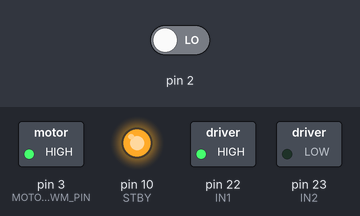
Bench run of a program on a simulated Arduino Mega 2560, built with avr-gcc and run on an emulated ATmega2560. Shown: switched loads named in the program (green lamp = pin HIGH), output pins drawn as LEDs (lit = HIGH). Inputs (shaded band) come from the test bench; at power-on: pin 2 LOW. What the program prints to the serial monitor is not drawn.

Above: at 0.4 s.
Timing chart, 0 to 1.9 s (numbered marks = the images above):
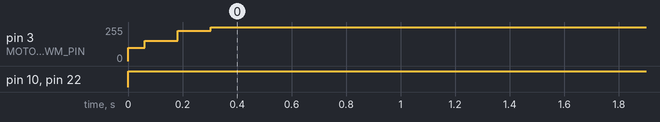

The program:

main.cpp
```cpp
#include "Motor.h"
#include "PID.h"
// #include <Servo.h>

//Define Variables we'll be connecting to
float Setpoint, Input, Output;
volatile uint32_t Encoder_pluse1, Encoder_pluse2, Encoder_pluse3, Encoder_pluse4;
//Specify the links and initial tuning parameters
float Kp = 25.04, Ki = 255.00, Kd = 0.01;
PID myPID(&Input, &Output, &Setpoint, Kp, Ki, Kd, DIRECT);
Encoder_Motor myMotor(1, 2, 0);
void Encoder1_Code(){Encoder_pluse1++;};


void setup()
{
  Serial.begin(9600);
  myMotor.SetSpeed(100);
  //Motor.Get_Rad();
  //turn the PID on
  myPID.SetMode(AUTOMATIC);
  //attachInterrupt(digitalPinToInterrupt(2), Encoder1_Code, CHANGE);
  myMotor.init(Encoder1_Code);
}


void loop()
{
  unsigned int i = 0;
  myMotor.Run(FORWORD);
  while(i < 50){
    Setpoint = 3.0;
    delay(50);
    Input = myMotor.GetRad(Encoder_pluse1);
    myPID.Compute();
    myMotor.SetSpeed(Output);
    // Serial.println(Input);
    i++;
  }
  i = 0;
  while(i < 50){
    Setpoint = 3.0;
    delay(50);
    Input = myMotor.GetRad(Encoder_pluse1);
    myPID.Compute();
    myMotor.SetSpeed(Output);
    // Serial.println(Input);
    i++;
  }
}
```

Motor.cpp
```cpp
// (licence header left out)
#include "Motor.h"


/***************************************************
*说明：Motor的构造函数, 使用预制电机
*参数：电机号
*返回值：无
*注释：电机引脚号定义在Motor.h文件中
*作者：最帅的张博闻
*copyright:张博闻产业有限公司
***************************************************/
Motor::Motor(uint8_t no){
	//预设电机
    if (no == 1){
        IN1 = MOTOR_1_IN1;
        IN2 = MOTOR_1_IN2;
        PWM_PIN = MOTOR_1_PWM_PIN;
    }
    else if (no == 2){
        IN1 = MOTOR_2_IN1;
        IN2 = MOTOR_2_IN2;
        PWM_PIN = MOTOR_2_PWM_PIN;
    }
	//定义引脚
	pinMode(STBY, OUTPUT);
	pinMode(PWM_PIN, OUTPUT);
	pinMode(IN1, OUTPUT);
	pinMode(IN2, OUTPUT);
}


/***************************************************
*说明：Motor的构造函数, 自定义引脚
*参数：in1， in2 ，PWM引脚
*返回值：无
*作者：最帅的张博闻
*copyright:张博闻产业有限公司
***************************************************/
Motor::Motor(uint8_t in1, uint8_t in2, uint8_t pwm_pin){
	//自己构造电机
    IN1 = in1;
    IN2 = in2;
    PWM_PIN = pwm_pin;
	//定义引脚
	pinMode(STBY, OUTPUT);
	pinMode(PWM_PIN, OUTPUT);
	pinMode(IN1, OUTPUT);
	pinMode(IN2, OUTPUT);
}


/***************************************************
*说明：设定电机转速
*参数：PWM波(0~255)
*返回值：无
*作者：最帅的张博闻
*copyright:张博闻产业有限公司
***************************************************/
void Motor::SetSpeed(uint8_t speed){
    analogWrite(PWM_PIN, speed);
}


/***************************************************
*说明：让电机转动，应该先调用SetSpeed函数
*参数：FORWORD或BACKWORD
*返回值：无
*作者：最帅的张博闻
*copyright:张博闻产业有限公司
***************************************************/
void Motor::Run(bool direction){
    if (direction == FORWORD){
      	digitalWrite(STBY, HIGH);
        digitalWrite(IN1, HIGH);
        digitalWrite(IN2, LOW);
    }
    else if (direction == BACKWORD){
      	digitalWrite(STBY, HIGH);
        digitalWrite(IN1, LOW);
        digitalWrite(IN2, HIGH);
    }
}


/***************************************************
*说明：编码电机的构造函数，使用预设电机
*参数：预设电机号， AM相引脚, BM相引脚
*返回值：无
*作者：最帅的张博闻
*copyright:张博闻产业有限公司
***************************************************/
Encoder_Motor::Encoder_Motor(uint8_t no, uint8_t am, uint8_t bm):Motor(no){
	AM = am;
	BM = bm;
	pinMode(AM, INPUT);
	pinMode(BM, INPUT);
}


/***************************************************
*说明：编码电机的构造函数, 自定义电机引脚
*参数：in1, in2 , PWM引脚， AM相引脚， BM相引脚
*返回值：无
*作者：最帅的张博闻
*copyright:张博闻产业有限公司
***************************************************/
Encoder_Motor::Encoder_Motor(uint8_t in1, uint8_t in2, uint8_t pwm_pin, uint8_t am, uint8_t bm):Motor(in1, in2, pwm_pin){
	AM = am;
	BM = bm;
	pinMode(AM, INPUT);
	pinMode(BM, INPUT);
	//attachPinChangeInterrupt(digitalPinToInterrupt(2), *(FuncPtr)(&Encoder_Motor::Code), CHANGE);
}


/***************************************************
*说明：用来初始化计数程序, 注意中断引脚默认用AM，想改成BM
*	  的话，过来改！！！
*参数：外部定义的初始化函数（静态函数)
*返回值：无
*作者：最帅的张博闻
*copyright:张博闻产业有限公司
***************************************************/
void Encoder_Motor::init(FuncPtr Encoder_func){
	attachInterrupt(digitalPinToInterrupt(AM), Encoder_func, CHANGE);
}


/***************************************************
*说明：获取当前电机转速
*参数：电机脉冲数
*返回值：电机转速
*作者：最帅的张博闻
*copyright:张博闻产业有限公司
***************************************************/
float Encoder_Motor::GetRad(volatile uint32_t &count){
	count = 0;
	// new_time = millis();
	// times = new_time - old_time;
	// // Serial.println(count);
	delay(10);
	n = count*100.00/1040.00;
	count = 0;
	old_time = millis();
	Serial.println(n);
	return n;
}
```

Motor.h
```cpp
#ifndef _MOVE__H
#define _MOVE__H


#include <Arduino.h>
#include <math.h>
//#include "PinChangeInt.h"


#define STBY  10
#define FORWORD 0
#define BACKWORD 1
#define MOTOR_1_IN1 22
#define MOTOR_1_IN2 23
#define MOTOR_1_PWM_PIN 3
#define MOTOR_2_IN1 11
#define MOTOR_2_IN2 12
#define MOTOR_2_PWM_PIN 5


//自定义类型, 用来表示小车的姿态
//Avertence是偏移的意思，曾潇说的就是你，别查词典了，这个是考研高频词
enum Posture{Straight, LeftAvertence, RightAvertence};
typedef void (*FuncPtr)(void);


/**
 * 说明：Motor类
 * 成员函数：SetSpeed() 设置电机速度，Run()电机运行
 * 作者：最帅的张博闻
 * Copyright:张博闻产业有限公司
 */
class Motor
{
private:
    uint8_t IN1,IN2,PWM_PIN;
public:
    Motor(uint8_t no);
    Motor(uint8_t in1, uint8_t in2, uint8_t pwm_pin);
    void SetSpeed(uint8_t speed);
    void Run(bool direction);
    //~Motor();
};


/**
 * 说明：编码电机类
 * 成员函数：init()函数:其他地方定义中断函数，用init初始化
 *         GetRad()函数:用来获取电机单位时间里的转速
 * 作者：最帅的张博闻
 * Copyright:张博闻产业有限公司
 */
class Encoder_Motor:public Motor{
private:
  uint8_t AM,BM;
  uint32_t old_time = 0;
  uint32_t new_time;
  uint32_t times; //时间变量
  float n; // 用来存储转速的变量
//   FuncPtr func = NULL;
public:
  Encoder_Motor(uint8_t no, uint8_t am, uint8_t bm = 0);
  Encoder_Motor(uint8_t in1, uint8_t in2, uint8_t pwm_pin, uint8_t am, uint8_t bm = 0);
  void init(FuncPtr Encoder_func);
  float GetRad(volatile uint32_t &count);//获取转速
};


#endif //!_MOVE__H
```

PID.cpp
```cpp
// (licence header left out)
#include "PID.h"
#include "Arduino.h"


/*Constructor (...)*********************************************************
 *    The parameters specified here are those for for which we can't set up
 *    reliable defaults, so we need to have the user set them.
 ***************************************************************************/
PID::PID(float* Input, float* Output, float* Setpoint,
        float Kp, float Ki, float Kd, int POn, int ControllerDirection)
{
    myOutput = Output;
    myInput = Input;
    mySetpoint = Setpoint;
    inAuto = false;

    PID::SetOutputLimits(0, 255);				//default output limit corresponds to
												//the arduino pwm limits

    SampleTime = 100;							//default Controller Sample Time is 0.1 seconds

    PID::SetControllerDirection(ControllerDirection);
    PID::SetTunings(Kp, Ki, Kd, POn);

    lastTime = millis()-SampleTime;
}

/*Constructor (...)*********************************************************
 *    To allow backwards compatability for v1.1, or for people that just want
 *    to use Proportional on Error without explicitly saying so
 ***************************************************************************/

PID::PID(float* Input, float* Output, float* Setpoint,
        float Kp, float Ki, float Kd, int ControllerDirection)
    :PID::PID(Input, Output, Setpoint, Kp, Ki, Kd, P_ON_E, ControllerDirection)
{

}


/* Compute() **********************************************************************
 *     This, as they say, is where the magic happens.  this function should be called
 *   every time "void loop()" executes.  the function will decide for itself whether a new
 *   pid Output needs to be computed.  returns true when the output is computed,
 *   false when nothing has been done.
 **********************************************************************************/
bool PID::Compute()
{
   if(!inAuto) return false;
   unsigned long now = millis();
   unsigned long timeChange = (now - lastTime);
   if(timeChange>=SampleTime)
   {
      /*Compute all the working error variables*/
      float input = *myInput;
      float error = *mySetpoint - input;
      float dInput = (input - lastInput);
      outputSum+= (ki * error);

      /*Add Proportional on Measurement, if P_ON_M is specified*/
      if(!pOnE) outputSum-= kp * dInput;

      if(outputSum > outMax) outputSum= outMax;
      else if(outputSum < outMin) outputSum= outMin;

      /*Add Proportional on Error, if P_ON_E is specified*/
	   float output;
      if(pOnE) output = kp * error;
      else output = 0;

      /*Compute Rest of PID Output*/
      output += outputSum - kd * dInput;

	    if(output > outMax) output = outMax;
      else if(output < outMin) output = outMin;
	    *myOutput = output;

      /*Remember some variables for next time*/
      lastInput = input;
      lastTime = now;
	    return true;
   }
   else return false;
}

/* SetTunings(...)*************************************************************
 * This function allows the controller's dynamic performance to be adjusted.
 * it's called automatically from the constructor, but tunings can also
 * be adjusted on the fly during normal operation
 ******************************************************************************/
void PID::SetTunings(float Kp, float Ki, float Kd, int POn)
{
   if (Kp<0 || Ki<0 || Kd<0) return;

   pOn = POn;
   pOnE = POn == P_ON_E;

   dispKp = Kp; dispKi = Ki; dispKd = Kd;

   float SampleTimeInSec = ((float)SampleTime)/1000;
   kp = Kp;
   ki = Ki * SampleTimeInSec;
   kd = Kd / SampleTimeInSec;

  if(controllerDirection ==REVERSE)
   {
      kp = (0 - kp);
      ki = (0 - ki);
      kd = (0 - kd);
   }
}

/* SetTunings(...)*************************************************************
 * Set Tunings using the last-rembered POn setting
 ******************************************************************************/
void PID::SetTunings(float Kp, float Ki, float Kd){
    SetTunings(Kp, Ki, Kd, pOn);
}

/* SetSampleTime(...) *********************************************************
 * sets the period, in Milliseconds, at which the calculation is performed
 ******************************************************************************/
void PID::SetSampleTime(int NewSampleTime)
{
   if (NewSampleTime > 0)
   {
      float ratio  = (float)NewSampleTime
                      / (float)SampleTime;
      ki *= ratio;
      kd /= ratio;
      SampleTime = (unsigned long)NewSampleTime;
   }
}

/* SetOutputLimits(...)****************************************************
 *     This function will be used far more often than SetInputLimits.  while
 *  the input to the controller will generally be in the 0-1023 range (which is
 *  the default already,)  the output will be a little different.  maybe they'll
 *  be doing a time window and will need 0-8000 or something.  or maybe they'll
 *  want to clamp it from 0-125.  who knows.  at any rate, that can all be done
 *  here.
 **************************************************************************/
void PID::SetOutputLimits(float Min, float Max)
{
   if(Min >= Max) return;
   outMin = Min;
   outMax = Max;

   if(inAuto)
   {
	   if(*myOutput > outMax) *myOutput = outMax;
	   else if(*myOutput < outMin) *myOutput = outMin;

	   if(outputSum > outMax) outputSum= outMax;
	   else if(outputSum < outMin) outputSum= outMin;
   }
}

/* SetMode(...)****************************************************************
 * Allows the controller Mode to be set to manual (0) or Automatic (non-zero)
 * when the transition from manual to auto occurs, the controller is
 * automatically initialized
 ******************************************************************************/
void PID::SetMode(int Mode)
{
    bool newAuto = (Mode == AUTOMATIC);
    if(newAuto && !inAuto)
    {  /*we just went from manual to auto*/
        PID::Initialize();
    }
    inAuto = newAuto;
}

/* Initialize()****************************************************************
 *	does all the things that need to happen to ensure a bumpless transfer
 *  from manual to automatic mode.
 ******************************************************************************/
void PID::Initialize()
{
   outputSum = *myOutput;
   lastInput = *myInput;
   if(outputSum > outMax) outputSum = outMax;
   else if(outputSum < outMin) outputSum = outMin;
}

/* SetControllerDirection(...)*************************************************
 * The PID will either be connected to a DIRECT acting process (+Output leads
 * to +Input) or a REVERSE acting process(+Output leads to -Input.)  we need to
 * know which one, because otherwise we may increase the output when we should
 * be decreasing.  This is called from the constructor.
 ******************************************************************************/
void PID::SetControllerDirection(int Direction)
{
   if(inAuto && Direction !=controllerDirection)
   {
	    kp = (0 - kp);
      ki = (0 - ki);
      kd = (0 - kd);
   }
   controllerDirection = Direction;
}

/* Status Funcions*************************************************************
 * Just because you set the Kp=-1 doesn't mean it actually happened.  these
 * functions query the internal state of the PID.  they're here for display
 * purposes.  this are the functions the PID Front-end uses for example
 ******************************************************************************/
float PID::GetKp(){ return  dispKp; }
float PID::GetKi(){ return  dispKi;}
float PID::GetKd(){ return  dispKd;}
int PID::GetMode(){ return  inAuto ? AUTOMATIC : MANUAL;}
int PID::GetDirection(){ return controllerDirection;}
```

PID.h
```cpp
#ifndef PID_v1_h
#define PID_v1_h
#define LIBRARY_VERSION	1.2.1


class PID
{


  public:

  //Constants used in some of the functions below
  #define AUTOMATIC	1
  #define MANUAL	0
  #define DIRECT  0
  #define REVERSE  1
  #define P_ON_M 0
  #define P_ON_E 1

  //commonly used functions **************************************************************************
    PID(float*, float*, float*,        // * constructor.  links the PID to the Input, Output, and
        float, float, float, int, int);//   Setpoint.  Initial tuning parameters are also set here.
                                          //   (overload for specifying proportional mode)

    PID(float*, float*, float*,        // * constructor.  links the PID to the Input, Output, and
        float, float, float, int);     //   Setpoint.  Initial tuning parameters are also set here

    void SetMode(int Mode);               // * sets PID to either Manual (0) or Auto (non-0)

    bool Compute();                       // * performs the PID calculation.  it should be
                                          //   called every time loop() cycles. ON/OFF and
                                          //   calculation frequency can be set using SetMode
                                          //   SetSampleTime respectively

    void SetOutputLimits(float, float); // * clamps the output to a specific range. 0-255 by default, but
										                      //   it's likely the user will want to change this depending on
										                      //   the application


  //available but not commonly used functions ********************************************************
    void SetTunings(float, float,       // * While most users will set the tunings once in the
                    float);         	    //   constructor, this function gives the user the option
                                          //   of changing tunings during runtime for Adaptive control
    void SetTunings(float, float,       // * overload for specifying proportional mode
                    float, int);

	void SetControllerDirection(int);	  // * Sets the Direction, or "Action" of the controller. DIRECT
										  //   means the output will increase when error is positive. REVERSE
										  //   means the opposite.  it's very unlikely that this will be needed
										  //   once it is set in the constructor.
    void SetSampleTime(int);              // * sets the frequency, in Milliseconds, with which
                                          //   the PID calculation is performed.  default is 100


  //Display functions ****************************************************************
	float GetKp();						  // These functions query the pid for interal values.
	float GetKi();						  //  they were created mainly for the pid front-end,
	float GetKd();						  // where it's important to know what is actually
	int GetMode();						  //  inside the PID.
	int GetDirection();					  //

  private:
	void Initialize();

	float dispKp;				// * we'll hold on to the tuning parameters in user-entered
	float dispKi;				//   format for display purposes
	float dispKd;				//

	float kp;                  // * (P)roportional Tuning Parameter
    float ki;                  // * (I)ntegral Tuning Parameter
    float kd;                  // * (D)erivative Tuning Parameter

	int controllerDirection;
	int pOn;

    float *myInput;              // * Pointers to the Input, Output, and Setpoint variables
    float *myOutput;             //   This creates a hard link between the variables and the
    float *mySetpoint;           //   PID, freeing the user from having to constantly tell us
                                  //   what these values are.  with pointers we'll just know.

	unsigned long lastTime;
	float outputSum, lastInput;

	unsigned long SampleTime;
	float outMin, outMax;
	bool inAuto, pOnE;
};
#endif
```

Sensor.cpp
```cpp
// (licence header left out)
#include "Sensor.h"


/**
 * 说明：超声波的构造函数
 * 参数：echo引脚号， trig引脚号
 * 返回值：无
 * 作者：最帅的张博闻
 * Copyright:张博闻产业有限公司
 */
Ult::Ult(int echo, int trig) {
	Echo = echo;
	Trig = trig;
	//定义引脚模式
	pinMode(Trig, OUTPUT);
	pinMode(Echo, INPUT);
}


/**
 * 说明：超声波测距函数
 * 参数：无
 * 返回值：测得的距离
 * 作者：最帅的张博闻
 * Copyright：张博闻产业有限公司
 */
float Ult::Range() {
	float distance;
	digitalWrite(Trig, LOW);
	delayMicroseconds(2);
	digitalWrite(Trig, HIGH);
	delayMicroseconds(10);
	digitalWrite(Trig, LOW);
	distance = pulseIn(Echo, HIGH) / 58.00;
	return distance;
}


/**
 * 说明：红外传感器， 色标传感器的构造函数
 * 参数：红外引脚号
 * 返回值： 无
 * 作者：最傻的吴宏达（张博闻将整个类重写了一遍，他表示不认可这个第一作者）
 * Copyright：张博闻产业有限公司
 */
Infr::Infr(int pin) {
	outputPin = pin;
	pinMode(outputPin, INPUT);
}


/**
 * 说明：获取红外，色标的值
 * 参数：无
 * 返回值： 无
 * 作者：最傻的吴宏达（张博闻将整个类重写了一遍，他表示不认可这个第一作者）
 * FIXME:吴宏达你告诉我，我一行代码完成的工作，你为啥用了四行
 * Copyright：张博闻产业有限公司
 */
bool Infr::GetValue() {
	return digitalRead(outputPin);
}
```

Source omitted: Sensor.h (266 bytes)

Measured:
- by itself, pin 3 (MOTOR_1_PWM_PIN): 100/255 → 151/255 at 0.06 s, → 228/255 0.12 s later, → 255/255 0.12 s later
- by itself, pin 10 (STBY), pin 22 (IN1): LOW → HIGH at 0.00 s
